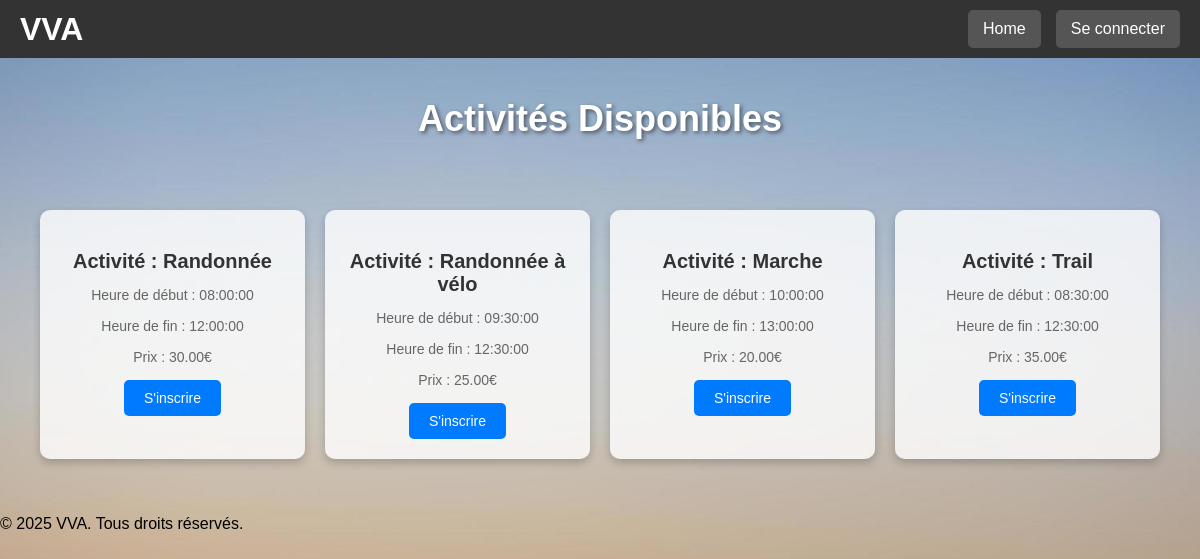
The app's page /activities.php?animation=2 with its own data.
### tables this page shows
CREATE TABLE `ACTIVITE` (
  `CODEANIM` char(8) NOT NULL,
  `DATEACT` date NOT NULL,
  `CODEETATACT` char(2) NOT NULL,
  `HRRDVACT` time DEFAULT NULL,
  `PRIXACT` decimal(7,2) DEFAULT NULL,
  `HRDEBUTACT` time DEFAULT NULL,
  `HRFINACT` time DEFAULT NULL,
  `DATEANNULEACT` date DEFAULT NULL,
  `NOMRESP` char(40) DEFAULT NULL,
  `PRENOMRESP` char(30) DEFAULT NULL
);

### activities.php (the view, shortened to what this page needs)
<?php
require 'config/db.php';
include 'header.php';
if (isset($_GET['animation'])) {
    $animationCode = $_GET['animation'];
    $activites = $pdo->prepare("SELECT * FROM ACTIVITE WHERE CODEANIM = ?");
    $activites->execute([$animationCode]);
    $activites = $activites->fetchAll();
} else {
    header("Location: index.php");
    exit();
}
?>
<!DOCTYPE html>
<html lang="fr">
<head>
    <link rel="stylesheet" href="css/styles1.css">
</head>
<body>
    <h2>Activités Disponibles</h2>
    <div class="activities-container">
        <?php foreach ($activites as $activite): ?>
            <div class="activity-box">
                <h3>Activité : <?php echo $activite['NOMRESP']; ?></h3>
                <p>Heure de début : <?php echo $activite['HRDEBUTACT']; ?></p>
                <p>Heure de fin : <?php echo $activite['HRFINACT']; ?></p>
                <p>Prix : <?php echo $activite['PRIXACT']; ?>€</p>
                <form method="post" action="register_activity.php">
                    <button type="submit">S'inscrire</button>
                </form>
            </div>
        <?php endforeach; ?>
    </div>
</body>
</html>
<?php
include 'footer.php';
?>

### css/styles1.css (style rules this page uses)
body { font-family: Arial, sans-serif; background-image: url('fond.jpg'); background-size: cover; background-position: center; background-repeat: no-repeat; margin: 0; padding: 0; }
.activities-container { display: grid; grid-template-columns: repeat(auto-fit, minmax(250px, 1fr)); gap: 20px; padding: 40px; max-width: 1200px; margin: 0 auto; }
.activity-box { background-color: rgba(255, 255, 255, 0.8); border-radius: 10px; padding: 20px; box-shadow: 0 4px 8px rgba(0, 0, 0, 0.2); text-align: center; transition: transform 0.3s ease, box-shadow 0.3s ease; cursor: pointer; }
.activity-box h3 { color: #333333; font-size: 20px; margin-bottom: 10px; }
.activity-box p { color: #666666; font-size: 14px; margin-bottom: 15px; }
.activity-box button { background-color: #007BFF; color: white; padding: 10px 20px; border: none; border-radius: 5px; font-size: 14px; cursor: pointer; transition: background-color 0.3s ease; }
h2 { text-align: center; color: white; font-size: 36px; margin-top: 40px; text-shadow: 2px 2px 4px rgba(0, 0, 0, 0.5); }

### records on screen
activite: NOMRESP "Randonnée", HRDEBUTACT "08:00:00", HRFINACT "12:00:00", PRIXACT "30.00"
activite: NOMRESP "Randonnée à vélo", HRDEBUTACT "09:30:00", HRFINACT "12:30:00", PRIXACT "25.00"
activite: NOMRESP "Marche", HRDEBUTACT "10:00:00", HRFINACT "13:00:00", PRIXACT "20.00"
activite: NOMRESP "Trail", HRDEBUTACT "08:30:00", HRFINACT "12:30:00", PRIXACT "35.00"
